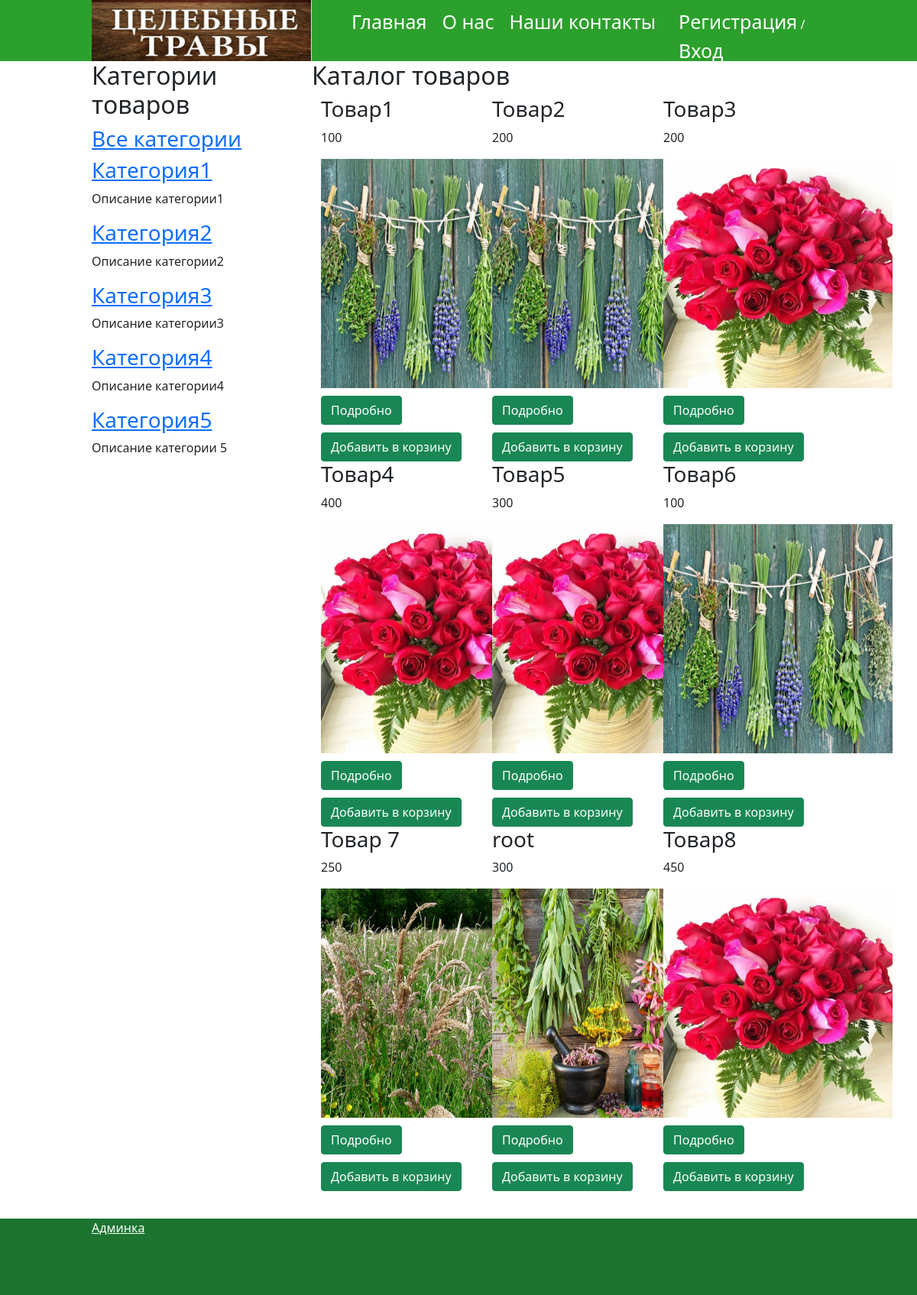
The page / on the database its author committed.
### tables this page shows
CREATE TABLE `categories` (
  `id` bigint(20) NOT NULL,
  `name` varchar(255) NOT NULL,
  `description` text
);

CREATE TABLE `products` (
  `id` bigint(20) NOT NULL,
  `name` varchar(255) NOT NULL,
  `price` float NOT NULL,
  `description` text,
  `image` varchar(255) DEFAULT NULL,
  `country` varchar(255) NOT NULL
);

### function.php (the view, shortened to what this page needs)
<?php
function showProduct($result){
    ?>
      <div class="container">
          <div class="row">
        <?php while($product = $result->fetch()){ ?>
              <div class="col-4">
                  <h3><?= $product['name'];?></h3>
                  <p><?= $product['price'];?></p>
                  <div class="main-content-img">
                      <img src="images/<?= $product['image'];?>" alt="<?php echo $product['name'];?>">
                  </div>
                  <div class="btn-show-product">
                      <form method="post" action="http://<?= $_SERVER["SERVER_NAME"].'/showproduct.php'?>" name="showproduct">
                          <button type="submit" class="btn btn-success">Подробно</button>
                      </form>
                  </div>
                  <form method="post" action="" name="cartproductform">
                      <button type="submit"  name="cartproduct" class="btn btn-success cartproduct">Добавить в корзину</button>
                  </form>
              </div>
         <?php } ?>
          </div>
        </div>
    <?php
}
function getProduct($pdo){
    if (isset($_GET['id'])&&($_GET['id']!=NULL)){
        $id = shtml($_GET['id']);
        unset($_GET['id']);
        $sql = "SELECT products.id,products.name,products.description,products.price,products.image,products.country FROM categories
        LEFT JOIN category_product ON categories.id = category_product.category_id
        LEFT JOIN products ON category_product.product_id = products.id
        WHERE categories.id = :id";
        $result = $pdo->prepare($sql);
        $result->bindValue(":id", $id);
        $result->execute();
        showProduct($result);
    } else {
        $sql = "SELECT * FROM products";
        $result = $pdo->query($sql);
        showProduct($result);
       }
    ?>
    <?php
}
function getCategory($pdo){
    $pdo->exec("set names utf8");
    $sql = "SELECT * FROM categories";
    $result = $pdo->query($sql);
    while($category = $result->fetch()){
        ?>
        <a href="http://<?= $_SERVER["SERVER_NAME"].'/?id='.$category['id']?>"><h3><?php echo $category['name'];?></h3></a>
        <p><?= $category['description'];?></p>
        <?
    }
}
                ?>

### header.php (shortened to what this page needs)
<?php include "connect.php"; ?>
<?php include "function.php"; ?>
<!doctype html>
<html lang="en">
<head>
    <link href="https://cdn.jsdelivr.net/npm/bootstrap@5.0.2/dist/css/bootstrap.min.css" rel="stylesheet">
    <link rel="stylesheet" type="text/css" href="css/slick.css"/>
    <link rel="stylesheet" type="text/css" href="css/slick-theme.css"/>
    <link rel="stylesheet" href="css/style.css">
</head>
<body>
<header class="header">
    <div class="header-main">
        <div class="headre-logo">
            <a href="/">
                <img src="images/logo.png" alt="Логотип">
            </a>
        </div>
        <div class="header-menu">
            <nav>
                <ul>
                    <li><a href="index.php">Главная</a></li>
                    <li><a href="onas.php">О нас</a></li>
                    <li><a href="contact.php">Наши контакты</a></li>
                </ul>
            </nav>
        </div>
        <div class="header-login">
            <?php
            if (isset($_SESSION['id'])&&!empty($_SESSION['id'])) {
            ?>
                <p>Привет, <?php echo getNameUser($pdo);?>
                <a href="http://<?= $_SERVER["SERVER_NAME"]?>/index.php?exit=true">Выход</a></p>
                <?php
                 if (isset($_GET['exit'])){
                     unset($_SESSION['id']);
                     ?>
                     <script> window.setTimeout(function() { window.location = 'index.php'; }, 500) </script>
                     <?php
                 }
             ?>
            <?php } else { ?>
            <p><a href="register.php">Регистрация</a> / <a href="login.php">Вход</a></p>
            <?php } ?>
        </div>
    </div>
</header>

### index.php
<?php include_once __DIR__ . '/header.php'; ?>
<div class="main">
    <div class="main-sidebar">
        <h2>Категории товаров</h2>
        <a href="http://<?= $_SERVER["SERVER_NAME"]?>"><h3>Все категории</h3></a>
        <?php getCategory($pdo);?>
    </div>
    <div class="main-content">
        <h2>Каталог товаров</h2>
        <?php getProduct($pdo);?>
    </div>
</div>
<?php include_once __DIR__ . '/footer.php'; ?>

### footer.php (shortened to what this page needs)
<footer class="footer">
    <div class="footer-main">
        <div class="footer-left">
            <a href="http://<?= $_SERVER["SERVER_NAME"]?>/admin/admin.php">Админка</a></p>
        </div>
        <div class="footer-mid"></div>
        <div class="footer-right"></div>
    </div>
</footer>
</body>
</html>

### css/style.css (style rules this page uses)
.header { width: 100%; height: 80px; background-color: #2ca02c; color:white; }
.header-main { width: 80%; margin: 0 auto; display: flex; flex-direction: row; }
.headre-logo { width: 30%; height: 80px; }
.headre-logo img { width: 100%; height: 100%; }
.header-menu { width: 50%; height: 80px; }
.header-menu nav ul { display: flex; flex-direction: row; }
.header-menu ul li { list-style-type: none; margin-left: 20px; }
nav { padding-top: 10px; }
.header-menu ul li a { text-decoration: none; font-size: 25px; color: white; }
.header-login { width: 20%; height: 80px; padding-top: 10px; }
.header-login a { text-decoration: none; font-size: 25px; color: white; }
.main { width: 80%; min-height: calc(100vh - 200px); margin: 0 auto; display: flex; flex-direction: row; margin-bottom: 20px; }
.main-sidebar { width: 30%; }
.main-content { width: 70%; }
.footer { width: 100%; height: 100px; background-color: #1c7430; color:white; }
.footer-main { width: 80%; margin: 0 auto; display: flex; flex-direction: row; }
.footer-left, .footer-mid, .footer-right { width: 100%; height: 100px; }
.main-content-img { width: 300px; height: 300px; margin-bottom: 10px; }
.main-content-img img { width: 100%; height: 100%; }
.footer-left a { color: white; }
.btn-show-product { margin-bottom: 10px; }

### rows shown on the page
categories: name "Категория1", description "Описание категории1"
categories: name "Категория2", description "Описание категории2"
categories: name "Категория3", description "Описание категории3"
categories: name "Категория4", description "Описание категории4"
categories: name "Категория5", description "Описание категории 5"
products: name "Товар1", price "100", image (picture)
products: name "Товар2", price "200", image (picture)
products: name "Товар3", price "200", image (picture)
products: name "Товар4", price "400", image (picture)
products: name "Товар5", price "300", image (picture)
products: name "Товар6", price "100", image (picture)
products: name "Товар 7", price "250", image (picture)
products: name "root", price "300", image (picture)
products: name "Товар8", price "450", image (picture)
